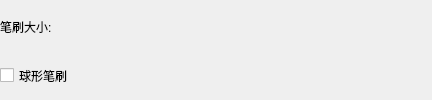
<?xml version="1.0" encoding="UTF-8"?>
<ui version="4.0">
 <class>JDCEPlan</class>
 <widget class="qMRMLWidget" name="JDCEPlan">
  <property name="geometry">
   <rect>
    <x>0</x>
    <y>0</y>
    <width>432</width>
    <height>100</height>
   </rect>
  </property>
  <property name="styleSheet">
   <string notr="true"/>
  </property>
  <layout class="QVBoxLayout" name="verticalLayout">
   <property name="leftMargin">
    <number>0</number>
   </property>
   <property name="topMargin">
    <number>0</number>
   </property>
   <property name="rightMargin">
    <number>0</number>
   </property>
   <property name="bottomMargin">
    <number>0</number>
   </property>
   <item>
    <widget class="QWidget" name="paint_paras" native="true">
     <property name="minimumSize">
      <size>
       <width>0</width>
       <height>100</height>
      </size>
     </property>
     <property name="maximumSize">
      <size>
       <width>16777215</width>
       <height>170</height>
      </size>
     </property>
     <layout class="QHBoxLayout" name="horizontalLayout_3">
      <property name="leftMargin">
       <number>0</number>
      </property>
      <property name="topMargin">
       <number>0</number>
      </property>
      <property name="rightMargin">
       <number>0</number>
      </property>
      <property name="bottomMargin">
       <number>0</number>
      </property>
      <item>
       <layout class="QVBoxLayout" name="paint_layout">
        <item>
         <layout class="QHBoxLayout" name="aaa">
          <item>
           <widget class="QLabel" name="label">
            <property name="maximumSize">
             <size>
              <width>100</width>
              <height>16777215</height>
             </size>
            </property>
            <property name="font">
             <font>
              <pointsize>9</pointsize>
             </font>
            </property>
            <property name="text">
             <string>笔刷大小:</string>
            </property>
           </widget>
          </item>
          <item>
           <widget class="ctkSliderWidget" name="paint_slider" native="true"/>
          </item>
         </layout>
        </item>
        <item>
         <widget class="QWidget" name="widget_3" native="true">
          <property name="maximumSize">
           <size>
            <width>16777215</width>
            <height>40</height>
           </size>
          </property>
          <widget class="QCheckBox" name="paint_checkbox">
           <property name="geometry">
            <rect>
             <x>0</x>
             <y>0</y>
             <width>111</width>
             <height>31</height>
            </rect>
           </property>
           <property name="font">
            <font>
             <pointsize>9</pointsize>
            </font>
           </property>
           <property name="layoutDirection">
            <enum>Qt::LeftToRight</enum>
           </property>
           <property name="styleSheet">
            <string notr="true"/>
           </property>
           <property name="text">
            <string>球形笔刷</string>
           </property>
          </widget>
         </widget>
        </item>
       </layout>
      </item>
     </layout>
    </widget>
   </item>
  </layout>
 </widget>
 <customwidgets>
  <customwidget>
   <class>qMRMLWidget</class>
   <extends>QWidget</extends>
   <header>qMRMLWidget.h</header>
   <container>1</container>
  </customwidget>
  <customwidget>
   <class>ctkSliderWidget</class>
   <extends>QWidget</extends>
   <header>ctkSliderWidget.h</header>
  </customwidget>
 </customwidgets>
 <resources/>
 <connections/>
</ui>
